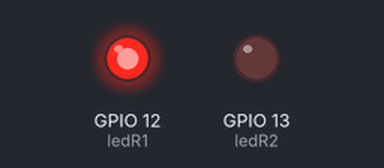
The program below on a simulated Raspberry Pi (BCM pin numbers). Parts: output pins drawn as LEDs (lit = HIGH).

Above: at 0.05 s.
Timing chart, 0 to 3.0 s (numbered marks = the images above):
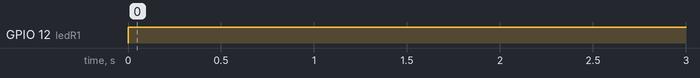

Measured:
- by itself, GPIO 12 (ledR1): LOW → HIGH at 0.00 s

The program:

led_blink.py
```python
from gpiozero import LED
from time import sleep

ledR1 = LED(12)
ledR2 = LED(13)

try:
    while True:
        ledR1.blink()
        ledR1.blink()
        #ledR2.blink()
        sleep(1)

except KeyboardInterrupt:
    print("stop")
finally:
    ledR1.off()
    ledR2.off()
```
